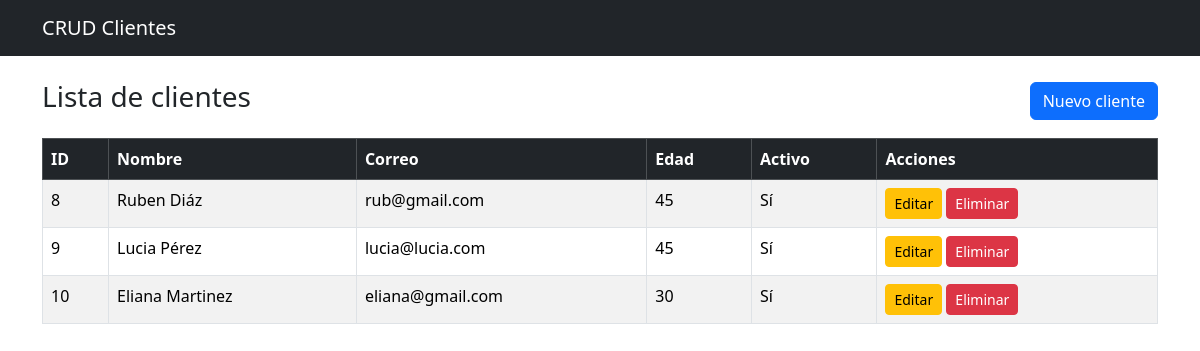
/clientes/, run on the app's committed database.
### clientes/models.py (models this page shows, shortened)
class Cliente(models.Model):
    nombre = models.CharField(max_length=100)
    apellido = models.CharField(max_length=100)
    correo = models.EmailField(unique=True)
    telefono = models.CharField(max_length=20, null=True, blank=True)
    edad = models.PositiveIntegerField()
    activo = models.BooleanField(default=True)
    fecha_creacion = models.DateTimeField(auto_now_add=True)

### clientes/views.py (the view)
# urls.py: path('', ClienteListView.as_view(), name='cliente_list'),
class ClienteListView(ListView):
    model = Cliente
    template_name = 'clientes/cliente_list.html'
    context_object_name = 'clientes'

### templates/clientes/cliente_list.html
{% extends 'clientes/base.html' %}
{% block content %}
<div class="d-flex justify-content-between align-items-center mb-3">
    <h1 class="h3">Lista de clientes</h1>
    <a href="{% url 'cliente_create' %}" class="btn btn-primary">Nuevo cliente</a>
</div>
<table class="table table-bordered table-striped">
    <thead class="table-dark">
        <tr>
            <th>ID</th>
            <th>Nombre</th>
            <th>Correo</th>
            <th>Edad</th>
            <th>Activo</th>
            <th>Acciones</th>
        </tr>
    </thead>
    <tbody>
        {% for cliente in clientes %}
        <tr>
            <td>{{ cliente.id }}</td>
            <td>{{ cliente.nombre }} {{ cliente.apellido }}</td>
            <td>{{ cliente.correo }}</td>
            <td>{{ cliente.edad }}</td>
            <td>
                {% if cliente.activo %}
                    Sí
                {% else %}
                    No
                {% endif %}
            </td>
            <td>
                <a href="{% url 'cliente_update' cliente.pk %}" class="btn btn-sm btn-warning">Editar</a>
                <a href="{% url 'cliente_delete' cliente.pk %}" class="btn btn-sm btn-danger">Eliminar</a>
            </td>
        </tr>
        {% empty %}
        <tr>
            <td colspan="6" class="text-center">No hay clientes registrados.</td>
        </tr>
        {% endfor %}
    </tbody>
</table>
{% endblock %}

### templates/clientes/base.html (shortened to what this page needs)
<!DOCTYPE html>
<html lang="en">
<head>
    <link href="https://cdn.jsdelivr.net/npm/bootstrap@5.3.3/dist/css/bootstrap.min.css" rel="stylesheet">
</head>
<body>
    <nav class="navbar navbar-dark bg-dark mb-4">
        <div class="container">
            <a class="navbar-brand" href="">CRUD Clientes</a>
        </div>
    </nav>
    <div class="container">
        {% block content %} {% endblock %}
    </div>
</body>
</html>

### data on the page
Cliente: id "8", nombre "Ruben", apellido "Diáz", correo "rub@gmail.com", edad "45", activo "Sí"
Cliente: id "9", nombre "Lucia", apellido "Pérez", correo "lucia@lucia.com", edad "45", activo "Sí"
Cliente: id "10", nombre "Eliana", apellido "Martinez", correo "eliana@gmail.com", edad "30", activo "Sí"
